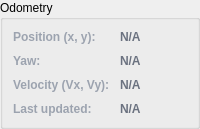
                                                <widget class="QGroupBox" name="odom_group">
                                                    <property name="title">
                                                        <string>Odometry</string>
                                                    </property>
                                                    <layout class="QGridLayout" name="gridLayout_8"
                                                        columnstretch="0,1">
                                                        <property name="leftMargin">
                                                            <number>10</number>
                                                        </property>
                                                        <property name="topMargin">
                                                            <number>10</number>
                                                        </property>
                                                        <property name="rightMargin">
                                                            <number>10</number>
                                                        </property>
                                                        <property name="bottomMargin">
                                                            <number>10</number>
                                                        </property>
                                                        <property name="spacing">
                                                            <number>10</number>
                                                        </property>
                                                        <item row="0" column="1">
                                                            <widget class="QLabel"
                                                                name="odom_pos_label">
                                                                <property name="styleSheet">
                                                                    <string notr="true">color:
                                                                        #6b7280; font-weight: 700;</string>
                                                                </property>
                                                                <property name="text">
                                                                    <string>N/A</string>
                                                                </property>
                                                            </widget>
                                                        </item>
                                                        <item row="2" column="1">
                                                            <widget class="QLabel"
                                                                name="odom_vel_label">
                                                                <property name="styleSheet">
                                                                    <string notr="true">color:
                                                                        #6b7280; font-weight: 700;</string>
                                                                </property>
                                                                <property name="text">
                                                                    <string>N/A</string>
                                                                </property>
                                                            </widget>
                                                        </item>
                                                        <item row="3" column="1">
                                                            <widget class="QLabel"
                                                                name="odom_time_label">
                                                                <property name="styleSheet">
                                                                    <string notr="true">color:
                                                                        #6b7280; font-weight: 700;</string>
                                                                </property>
                                                                <property name="text">
                                                                    <string>N/A</string>
                                                                </property>
                                                            </widget>
                                                        </item>
                                                        <item row="1" column="0">
                                                            <widget class="QLabel"
                                                                name="odom_yaw_static_label">
                                                                <property name="styleSheet">
                                                                    <string notr="true">color:
                                                                        #9ca3af; font-weight: 600;</string>
                                                                </property>
                                                                <property name="text">
                                                                    <string>Yaw:</string>
                                                                </property>
                                                            </widget>
                                                        </item>
                                                        <item row="1" column="1">
                                                            <widget class="QLabel"
                                                                name="odom_yaw_label">
                                                                <property name="styleSheet">
                                                                    <string notr="true">color:
                                                                        #6b7280; font-weight: 700;</string>
                                                                </property>
                                                                <property name="text">
                                                                    <string>N/A</string>
                                                                </property>
                                                            </widget>
                                                        </item>
                                                        <item row="3" column="0">
                                                            <widget class="QLabel"
                                                                name="odom_time_static_label">
                                                                <property name="styleSheet">
                                                                    <string notr="true">color:
                                                                        #9ca3af; font-weight: 600;</string>
                                                                </property>
                                                                <property name="text">
                                                                    <string>Last updated:</string>
                                                                </property>
                                                            </widget>
                                                        </item>
                                                        <item row="2" column="0">
                                                            <widget class="QLabel"
                                                                name="odom_vel_static_label">
                                                                <property name="styleSheet">
                                                                    <string notr="true">color:
                                                                        #9ca3af; font-weight: 600;</string>
                                                                </property>
                                                                <property name="text">
                                                                    <string>Velocity (Vx, Vy):</string>
                                                                </property>
                                                            </widget>
                                                        </item>
                                                        <item row="0" column="0">
                                                            <widget class="QLabel"
                                                                name="odom_pos_static_label">
                                                                <property name="styleSheet">
                                                                    <string notr="true">color:
                                                                        #9ca3af; font-weight: 600;</string>
                                                                </property>
                                                                <property name="text">
                                                                    <string>Position (x, y):</string>
                                                                </property>
                                                            </widget>
                                                        </item>
                                                    </layout>
                                                </widget>
